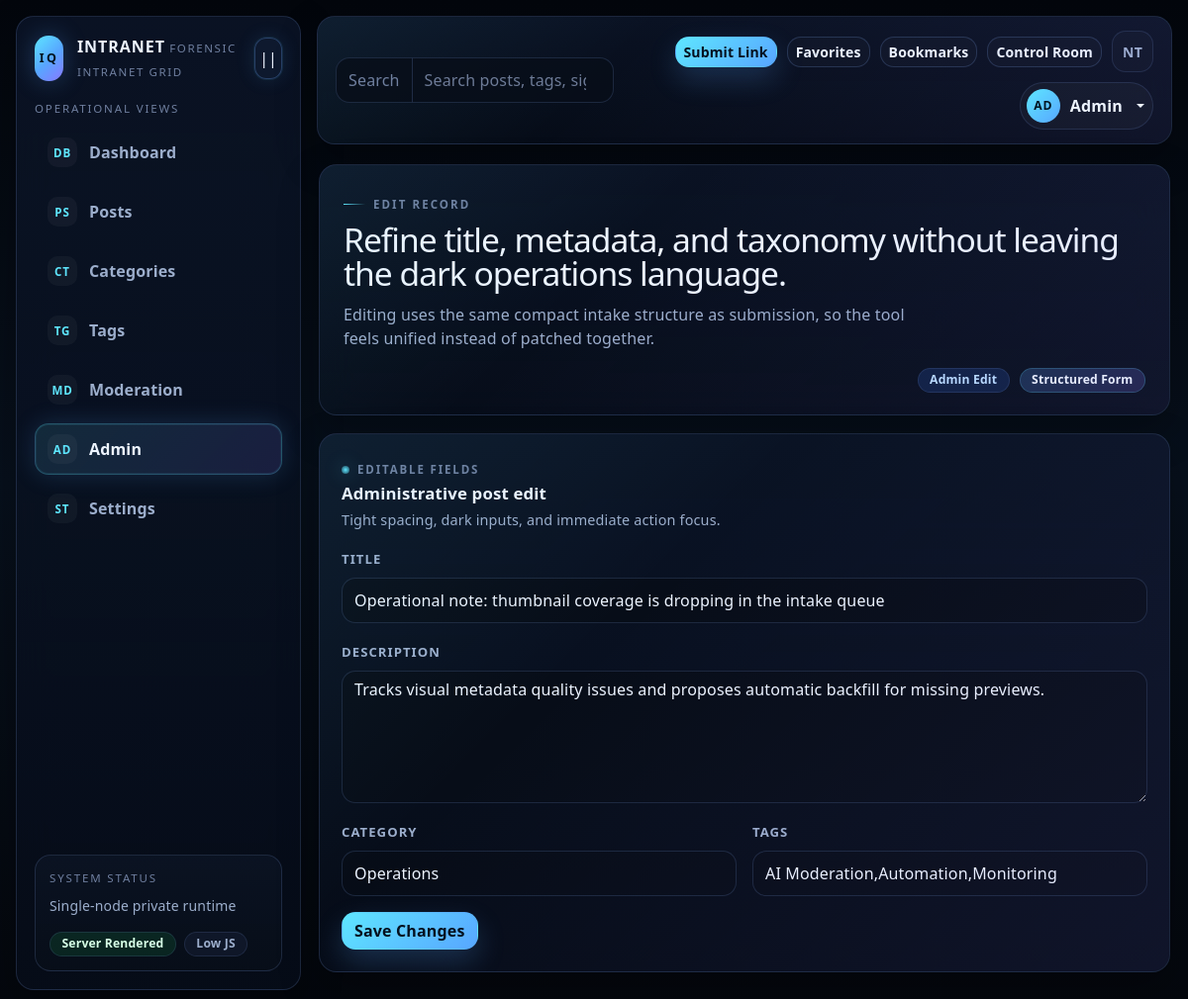
/admin/posts/3/edit (signed in), run on the app's committed database.
### tables this page shows
CREATE TABLE IF NOT EXISTS users (
    id BIGINT UNSIGNED AUTO_INCREMENT PRIMARY KEY,
    email VARCHAR(190) NOT NULL UNIQUE,
    password_hash VARCHAR(255) NULL,
    display_name VARCHAR(120) NOT NULL,
    avatar_url VARCHAR(500) NULL,
    bio TEXT NULL,
    is_active TINYINT(1) NOT NULL DEFAULT 1,
    created_at DATETIME NOT NULL,
    updated_at DATETIME NOT NULL
);

CREATE TABLE IF NOT EXISTS posts (
    id BIGINT UNSIGNED AUTO_INCREMENT PRIMARY KEY,
    user_id BIGINT UNSIGNED NOT NULL,
    category_id BIGINT UNSIGNED NULL,
    url VARCHAR(2048) NOT NULL,
    canonical_url VARCHAR(2048) NOT NULL,
    title VARCHAR(500) NOT NULL,
    description TEXT NULL,
    thumbnail_url VARCHAR(2048) NULL,
    site_name VARCHAR(255) NULL,
    author_name VARCHAR(255) NULL,
    published_at DATETIME NULL,
    metadata_json JSON NULL,
    like_count INT UNSIGNED NOT NULL DEFAULT 0,
    dislike_count INT UNSIGNED NOT NULL DEFAULT 0,
    comment_count INT UNSIGNED NOT NULL DEFAULT 0,
    favorite_count INT UNSIGNED NOT NULL DEFAULT 0,
    bookmark_count INT UNSIGNED NOT NULL DEFAULT 0,
    report_count INT UNSIGNED NOT NULL DEFAULT 0,
    created_at DATETIME NOT NULL,
    updated_at DATETIME NOT NULL,
    INDEX idx_posts_created_at (created_at),
    INDEX idx_posts_category (category_id),
    INDEX idx_posts_counts (like_count, comment_count, favorite_count, bookmark_count),
    FOREIGN KEY (user_id) REFERENCES users(id) ON DELETE CASCADE,
    FOREIGN KEY (category_id) REFERENCES categories(id) ON DELETE SET NULL
);

CREATE TABLE IF NOT EXISTS categories (
    id BIGINT UNSIGNED AUTO_INCREMENT PRIMARY KEY,
    name VARCHAR(120) NOT NULL UNIQUE,
    slug VARCHAR(150) NOT NULL UNIQUE,
    created_at DATETIME NOT NULL
);

### resources/views/posts/edit.php (the view, shortened to what the rows shown need)
<div class="page-shell">
    <section class="page-hero glass-panel">
        <div class="page-hero-grid">
            <div>
                <span class="eyebrow">Edit Record</span>
                <h1 class="page-title">Refine title, metadata, and taxonomy without leaving the dark operations language.</h1>
                <p class="page-copy">Editing uses the same compact intake structure as submission, so the tool feels unified instead of patched together.</p>
            </div>
            <div class="page-meta">
                <span class="chip chip-category"><?= !empty($isAdminEdit) ? 'Admin Edit' : 'Owner Edit' ?></span>
                <span class="chip chip-status">Structured Form</span>
            </div>
        </div>
    </section>
    <section class="intel-form-panel glass-panel mx-auto" style="max-width: 920px;">
        <div class="intel-panel-header">
            <div>
                <div class="panel-kicker">Editable Fields</div>
                <h2 class="panel-title"><?= !empty($isAdminEdit) ? 'Administrative post edit' : 'Post edit' ?></h2>
                <p class="panel-copy">Tight spacing, dark inputs, and immediate action focus.</p>
            </div>
        </div>
        <form method="post" action="<?= !empty($isAdminEdit) ? '/admin/posts/' . (int) $post['id'] . '/edit' : '/post/' . (int) $post['id'] . '/edit' ?>" class="row g-3">
            <div class="col-12">
                <label class="form-label" for="edit-title">Title</label>
                <input id="edit-title" type="text" class="form-control" name="title" value="<?= Helpers::e($post['title']) ?>" required>
            </div>
            <div class="col-12">
                <label class="form-label" for="edit-description">Description</label>
                <textarea id="edit-description" class="form-control" name="description" rows="5"><?= Helpers::e($post['description']) ?></textarea>
            </div>
            <div class="col-md-6">
                <label class="form-label" for="edit-category">Category</label>
                <select id="edit-category" class="form-select" name="category_id">
                    <?php foreach (($categories ?? []) as $category): ?>
                        <option value="<?= (int) $category['id'] ?>" <?= (int) $post['category_id'] === (int) $category['id'] ? 'selected' : '' ?>><?= Helpers::e($category['name']) ?></option>
                    <?php endforeach; ?>
                </select>
            </div>
            <div class="col-md-6">
                <label class="form-label" for="edit-tags">Tags</label>
                <input id="edit-tags" type="text" class="form-control" name="tags" value="<?= Helpers::e((string) $post['tags']) ?>" placeholder="tag1, tag2">
            </div>
            <div class="col-12">
                <button class="btn btn-primary" type="submit">Save Changes</button>
            </div>
        </form>
    </section>
</div>

### app/Core/Router.php (shortened to what the rows shown need)
<?php
final class Router
{
    private array $routes = [];
    public function add(string $method, string $path, callable $handler): void
    {
        $this->routes[] = [$method, $path, $handler];
    }
    public function dispatch(string $method, string $uri): void
    {
        $path = parse_url($uri, PHP_URL_PATH) ?: '/';
        foreach ($this->routes as [$routeMethod, $routePath, $handler]) {
            if ($routeMethod !== $method) {
                continue;
            }
            $pattern = '#^' . preg_replace('#\{([a-zA-Z_][a-zA-Z0-9_]*)\}#', '(?P<$1>[^/]+)', $routePath) . '$#';
            if (!preg_match($pattern, $path, $matches)) {
                continue;
            }
            $params = array_filter($matches, static fn ($key): bool => !is_int($key), ARRAY_FILTER_USE_KEY);
            $handler($params);
            return;
        }
    }
}

### resources/views/layouts/app.php (shortened to what the rows shown need)
<?php
require $templatePath;
$content = ob_get_clean();
$path = parse_url($_SERVER['REQUEST_URI'] ?? '/', PHP_URL_PATH) ?: '/';
$roles = strtolower((string) ($currentUser['roles'] ?? ''));
$isStaff = str_contains($roles, 'admin') || str_contains($roles, 'moderator');
$identity = trim((string) ($currentUser['display_name'] ?? $currentUser['email'] ?? 'Operator'));
$identityInitials = strtoupper(substr(preg_replace('/[^A-Z0-9]/i', '', $identity), 0, 2) ?: 'OP');
$navItems = [
    ['label' => 'Dashboard', 'short' => 'DB', 'href' => '/', 'match' => ['/']],
    ['label' => 'Posts', 'short' => 'PS', 'href' => '/', 'match' => ['/post/', '/category/', '/tag/']],
    ['label' => 'Categories', 'short' => 'CT', 'href' => '/admin', 'match' => ['/category/']],
    ['label' => 'Tags', 'short' => 'TG', 'href' => '/admin', 'match' => ['/tag/']],
    ['label' => 'Moderation', 'short' => 'MD', 'href' => '/admin/moderation', 'match' => ['/admin/moderation', '/admin/reports']],
    ['label' => 'Admin', 'short' => 'AD', 'href' => '/admin', 'match' => ['/admin']],
    ['label' => 'Settings', 'short' => 'ST', 'href' => '/admin/users-badges', 'match' => ['/admin/users-badges', '/user/']],
];
$isActive = static function (string $currentPath, array $matchers): bool {
    foreach ($matchers as $matcher) {
        if ($matcher === '/' && $currentPath === '/') {
            return true;
        }
        if ($matcher !== '/' && str_starts_with($currentPath, $matcher)) {
            return true;
        }
    }
    return false;
};
?>
<!doctype html>
<html lang="en" data-theme="dark">
<head>
    <link rel="stylesheet" href="https://cdn.jsdelivr.net/npm/bootstrap@5.3.3/dist/css/bootstrap.min.css">
    <link rel="stylesheet" href="/assets/css/tailwind.css">
    <link rel="stylesheet" href="/assets/css/theme.css">
</head>
<body class="intel-body">
<div class="intel-shell" data-sidebar-state="expanded" data-sidebar-open="false">
    <aside class="intel-sidebar glass-shell">
        <div class="d-flex align-items-center justify-content-between gap-2">
            <a class="intel-brand text-decoration-none" href="/">
                <span class="intel-brand-mark">IQ</span>
                <span class="intel-brand-copy">
                    <span class="intel-brand-title"><?= Helpers::e($appName) ?></span>
                    <span class="intel-brand-subtitle">Forensic intranet grid</span>
                </span>
            </a>
            <button class="intel-sidebar-toggle" type="button" data-sidebar-toggle aria-label="Toggle sidebar">||</button>
        </div>
        <div>
            <p class="intel-nav-heading">Operational Views</p>
            <nav class="intel-nav">
                <?php foreach ($navItems as $item): ?>
                    <a
                        class="intel-nav-link <?= $isActive($path, $item['match']) ? 'active' : '' ?>"
                        href="<?= Helpers::e($item['href']) ?>"
                        title="<?= Helpers::e($item['label']) ?>"
                    >
                        <span class="nav-icon"><?= Helpers::e($item['short']) ?></span>
                        <span class="nav-label"><?= Helpers::e($item['label']) ?></span>
                    </a>
                <?php endforeach; ?>
            </nav>
        </div>
        <div class="intel-sidebar-footer">
            <div class="intel-nav-heading mb-2">System Status</div>
            <div class="small text-secondary">Single-node private runtime</div>
            <div class="page-actions mt-3">
                <span class="chip chip-success">Server Rendered</span>
                <span class="chip chip-neutral">Low JS</span>
            </div>
        </div>
    </aside>
    <div class="intel-main">
        <header class="intel-topbar glass-panel">
            <div class="intel-topbar-group">
                <form class="intel-search" method="get" action="/">
                    <div class="input-group">
                        <span class="input-group-text">Search</span>
                        <input
                            class="form-control"
                            type="search"
                            name="q"
                            value="<?= Helpers::e((string) ($_GET['q'] ?? '')) ?>"
                            placeholder="Search posts, tags, signals, investigations"
                            aria-label="Global search"
                        >
                    </div>
                </form>
            </div>
            <div class="intel-topbar-actions">
                <?php if ($currentUser): ?>
                    <a class="btn btn-primary btn-sm" href="/submit">Submit Link</a>
                    <a class="btn btn-outline-light btn-sm" href="/favorites">Favorites</a>
                    <a class="btn btn-outline-light btn-sm" href="/bookmarks">Bookmarks</a>
                    <?php if ($isStaff): ?>
                        <a class="btn btn-outline-info btn-sm" href="/admin">Control Room</a>
                    <?php endif; ?>
                    <button class="btn btn-ghost btn-icon btn-sm" type="button" aria-label="Notifications">NT</button>
                    <div class="dropdown">
                        <button class="btn avatar-pill dropdown-toggle" type="button" data-bs-toggle="dropdown" aria-expanded="false">
                            <span class="avatar-mark"><?= Helpers::e($identityInitials) ?></span>
                            <span class="d-none d-sm-inline"><?= Helpers::e($identity) ?></span>
                        </button>
                    </div>
                <?php else: ?>
                    <a class="btn btn-outline-light btn-sm" href="/login">Login</a>
                    <a class="btn btn-primary btn-sm" href="/register">Register</a>
                <?php endif; ?>
            </div>
        </header>
        <main class="intel-content">
            <?= $content ?>
        </main>
    </div>
</div>
</body>
</html>

### data on the page
users: display_name "AD", display_name "Admin"
posts: title "Operational note: thumbnail coverage is dropping in the intake queue", description "Tracks visual metadata quality issues and proposes automatic backfill for missing previews.", category_id "Operations"

### other printed values
Helpers::e($item['short']) "DB"
Helpers::e($item['label']) "Dashboard"
Helpers::e($item['short']) "PS"
Helpers::e($item['label']) "Posts"
Helpers::e($item['short']) "CT"
Helpers::e($item['label']) "Categories"
Helpers::e($item['short']) "TG"
Helpers::e($item['label']) "Tags"
Helpers::e($item['short']) "MD"
Helpers::e($item['label']) "Moderation"
Helpers::e($item['short']) "AD"
Helpers::e($item['label']) "Admin"
Helpers::e($item['short']) "ST"
Helpers::e($item['label']) "Settings"
